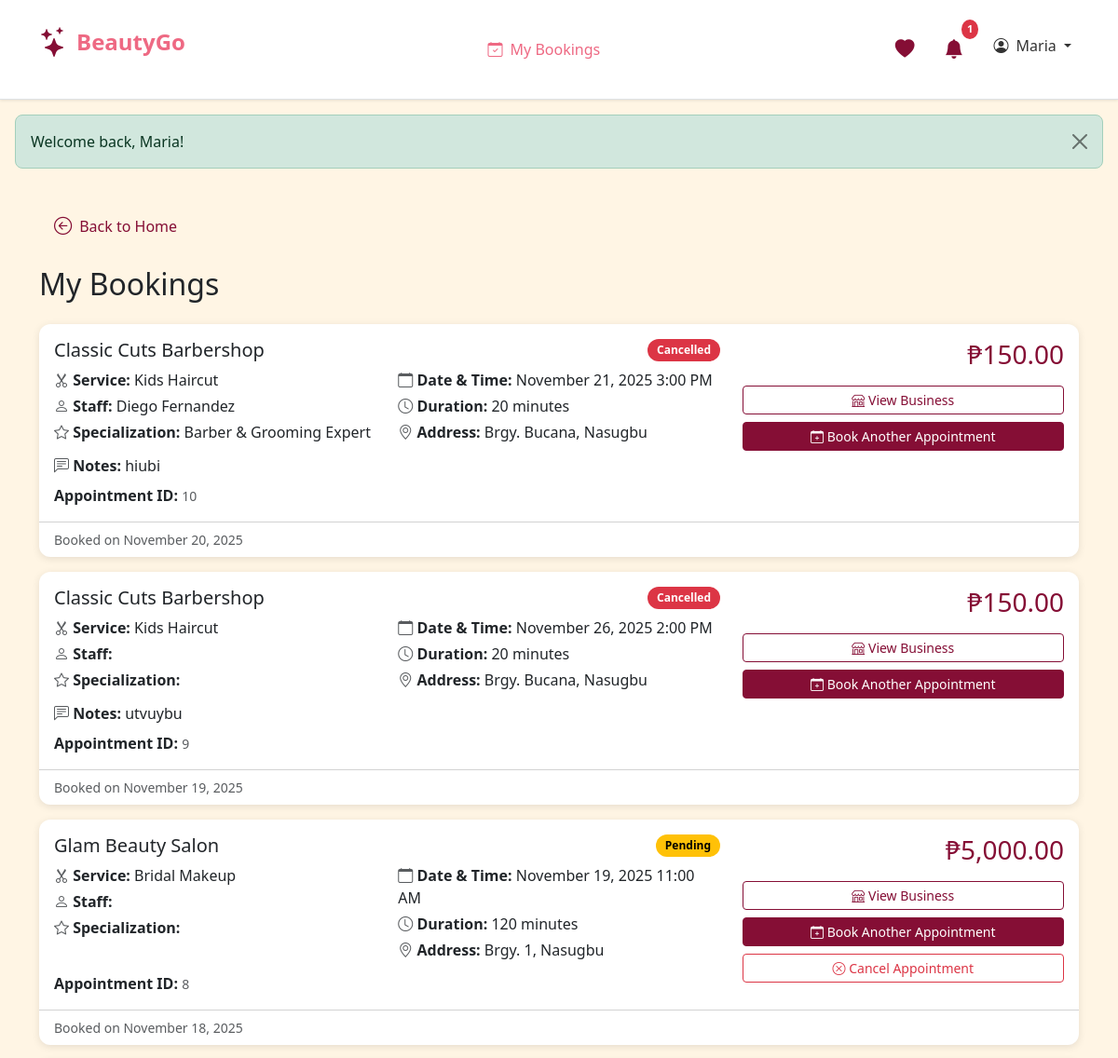
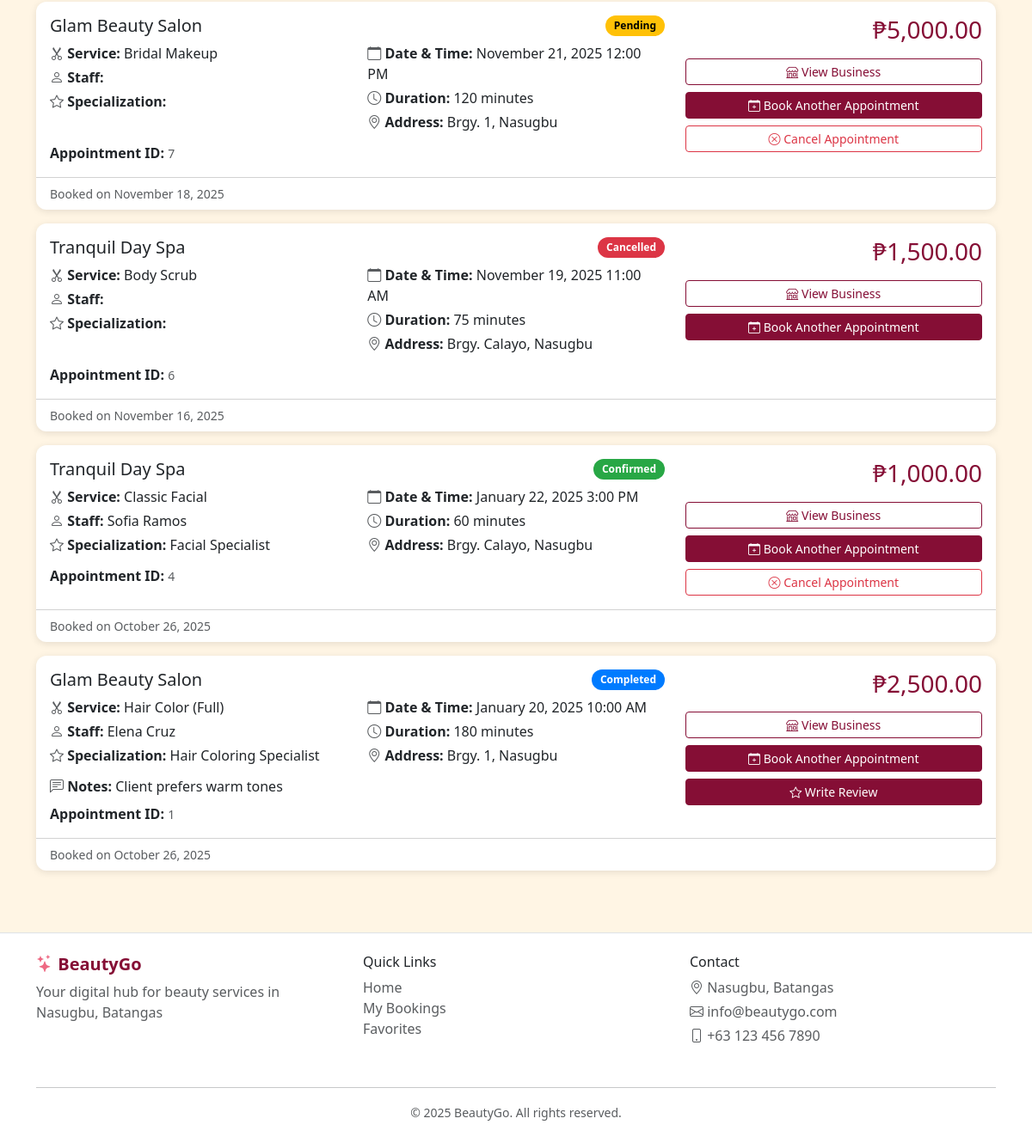
The app's page /my-bookings.php (signed in) with its own data (2 pictures, top to bottom).
### tables this page shows
CREATE TABLE `customers` (
  `customer_id` int(11) NOT NULL,
  `fname` varchar(255) DEFAULT NULL,
  `mname` varchar(255) DEFAULT NULL,
  `surname` varchar(255) DEFAULT NULL,
  `cstmr_num` varchar(255) DEFAULT NULL,
  `cstmr_email` varchar(255) DEFAULT NULL,
  `cstmr_password` varchar(255) DEFAULT NULL,
  `cstmr_address` varchar(255) DEFAULT NULL,
  `registration_date` timestamp NOT NULL DEFAULT current_timestamp(),
  `profile_pic` longblob DEFAULT NULL
);

CREATE TABLE `appointments` (
  `appointment_id` int(11) NOT NULL,
  `customer_id` int(11) NOT NULL,
  `employ_id` int(11) DEFAULT NULL,
  `service_id` int(11) NOT NULL,
  `set_date` timestamp NULL DEFAULT current_timestamp() COMMENT 'when it was created',
  `appoint_date` datetime NOT NULL COMMENT 'Combined date and time of appointment',
  `end_date` datetime DEFAULT NULL COMMENT 'when the appointment changed status to completed',
  `appoint_status` varchar(255) NOT NULL COMMENT 'pending, confirmed, cancelled, completed',
  `appoint_desc` text DEFAULT NULL
);

CREATE TABLE `businesses` (
  `business_id` int(11) NOT NULL,
  `business_name` varchar(255) DEFAULT NULL,
  `business_type` varchar(255) DEFAULT NULL,
  `business_desc` text DEFAULT NULL,
  `business_num` varchar(255) DEFAULT NULL,
  `business_email` varchar(255) DEFAULT NULL,
  `business_password` varchar(255) DEFAULT NULL,
  `business_address` varchar(255) DEFAULT NULL,
  `opening_hour` time NOT NULL,
  `closing_hour` time NOT NULL,
  `city` varchar(50) NOT NULL,
  `location` point DEFAULT NULL
);

CREATE TABLE `services` (
  `service_id` int(11) NOT NULL,
  `business_id` int(11) DEFAULT NULL,
  `service_name` varchar(255) DEFAULT NULL,
  `service_type` varchar(255) DEFAULT NULL,
  `service_desc` text DEFAULT NULL,
  `cost` decimal(10,2) DEFAULT NULL COMMENT 'Price in PHP',
  `duration` int(11) DEFAULT NULL COMMENT 'Duration in minutes'
);

CREATE TABLE `employees` (
  `employ_id` int(11) NOT NULL,
  `service_id` int(11) DEFAULT NULL,
  `business_id` int(11) DEFAULT NULL,
  `employ_fname` varchar(255) NOT NULL,
  `employ_lname` varchar(255) NOT NULL,
  `employ_bio` text DEFAULT NULL,
  `specialization` varchar(50) NOT NULL,
  `skills` varchar(255) NOT NULL,
  `employ_status` varchar(255) NOT NULL,
  `employ_img` longblob DEFAULT NULL
);

### my-bookings.php (the view, shortened to what the rows shown need)
<?php
require_once 'backend/function_utilities.php';
require_once 'backend/function_customers.php';
require_once 'backend/function_appointments.php';
require_once 'backend/function_notifications.php';
$customer = getCurrentCustomer();
$appointments = getCustomerAppointments($customer['customer_id']);
usort($appointments, function($a, $b) {
    return strtotime($b['set_date']) - strtotime($a['set_date']);
});
include 'includes/header.php';
?>
<link rel="stylesheet" href="css/styles.css">
<main>
    <div class="container my-4">
        <h2 class="mb-4">My Bookings</h2>
        <?php if (empty($appointments)): ?>
            <div class="card">
                <div class="card-body">
                    <div class="empty-state">
                        <i class="bi bi-calendar-x"></i>
                        <h4>No Appointments Yet</h4>
                        <p>You haven't made any appointments. Browse our businesses to get started!</p>
                        <a href="index.php" class="btn btn-primary">Browse Businesses</a>
                    </div>
                </div>
            </div>
        <?php else: ?>
            <?php foreach ($appointments as $appointment): ?>
                <div class="card mb-3">
                    <div class="card-body">
                        <div class="row">
                            <div class="col-md-8">
                                <div class="d-flex justify-content-between align-items-start mb-2">
                                    <h5 class="mb-0"><?php echo htmlspecialchars($appointment['business_name']); ?></h5>
                                    <span class="badge status-<?php echo $appointment['appoint_status']; ?>">
                                        <?php echo ucfirst($appointment['appoint_status']); ?>
                                    </span>
                                </div>
                                <div class="row mb-2">
                                    <div class="col-md-6">
                                        <p class="mb-1">
                                            <i class="bi bi-scissors text-muted"></i>
                                            <strong>Service:</strong> <?php echo htmlspecialchars($appointment['service_name']); ?>
                                        </p>
                                        <p class="mb-1">
                                            <i class="bi bi-person text-muted"></i>
                                            <strong>Staff:</strong> <?php echo htmlspecialchars($appointment['staff_fname'] . ' ' . $appointment['staff_lname']); ?>
                                        </p>
                                        <p class="mb-1">
                                            <i class="bi bi-star text-muted"></i>
                                            <strong>Specialization:</strong> <?php echo htmlspecialchars($appointment['specialization']); ?>
                                        </p>
                                    </div>
                                    <div class="col-md-6">
                                        <p class="mb-1">
                                            <i class="bi bi-calendar text-muted"></i>
                                            <strong>Date & Time:</strong> <?php echo formatDateTime($appointment['appoint_date']); ?>
                                        </p>
                                        <p class="mb-1">
                                            <i class="bi bi-clock text-muted"></i>
                                            <strong>Duration:</strong> <?php echo $appointment['duration']; ?> minutes
                                        </p>
                                        <p class="mb-1">
                                            <i class="bi bi-geo-alt text-muted"></i>
                                            <strong>Address:</strong> <?php echo htmlspecialchars($appointment['business_address']); ?>
                                        </p>
                                    </div>
                                </div>
                                <?php if (!empty($appointment['appoint_desc'])): ?>
                                    <p class="mb-1">
                                        <i class="bi bi-chat-left-text text-muted"></i>
                                        <strong>Notes:</strong> <?php echo htmlspecialchars($appointment['appoint_desc']); ?>
                                    </p>
                                <?php endif; ?>
                                <p class="mb-0 mt-2">
                                    <strong>Appointment ID:</strong> <small class="text-muted"><?php echo $appointment['appointment_id']; ?></small>
                                </p>
                            </div>
                            <div class="col-md-4 text-end">
                                <div class="mb-3">
                                    <h3 style="color: var(--color-burgundy);">₱<?php echo number_format($appointment['cost'], 2); ?></h3>
                                </div>
                                <div class="d-grid gap-2">
                                    <a href="business-detail.php?id=<?php echo $appointment['business_id']; ?>" class="btn btn-outline-primary btn-sm">
                                        <i class="bi bi-shop"></i> View Business
                                    </a>
                                    <a href="booking.php?business_id=<?php echo $appointment['business_id']; ?>" class="btn btn-primary btn-sm">
                                        <i class="bi bi-calendar-plus"></i> Book Another Appointment
                                    </a>
                                    <?php if ($appointment['appoint_status'] == 'pending' || $appointment['appoint_status'] == 'confirmed'): ?>
                                        <button class="btn btn-outline-danger btn-sm" onclick="if(confirm('Cancel this appointment?')) { updateAppointmentStatus('<?php echo $appointment['appointment_id']; ?>', 'cancelled'); }">
                                            <i class="bi bi-x-circle"></i> Cancel Appointment
                                        </button>
                                    <?php endif; ?>
                                    <?php if ($appointment['appoint_status'] == 'completed'): ?>
                                        <button class="btn btn-primary btn-sm" data-bs-toggle="modal" data-bs-target="#reviewModal<?php echo $appointment['appointment_id']; ?>">
                                            <i class="bi bi-star"></i> Write Review
                                        </button>
                                    <?php endif; ?>
                                </div>
                            </div>
                        </div>
                    </div>
                    <div class="card-footer bg-transparent text-muted small">
                        Booked on <?php echo formatDate($appointment['set_date']); ?>
                    </div>
                </div>
            <?php endforeach; ?>
        <?php endif; ?>
    </div>
</main>
<?php include 'includes/footer.php'; ?>

### includes/header.php (shortened to what the rows shown need)
<!DOCTYPE html>
<html lang="en">
<head>
    <link href="https://cdn.jsdelivr.net/npm/bootstrap@5.3.0/dist/css/bootstrap.min.css" rel="stylesheet">
    <link rel="stylesheet" href="https://cdn.jsdelivr.net/npm/bootstrap-icons@1.10.0/font/bootstrap-icons.css">
    <link rel="stylesheet" href="css/styles.css?v=<?php echo time(); ?>">
</head>
<body>
    <nav class="navbar navbar-expand-lg navbar-light bg-white border-bottom sticky-top">
        <div class="container">
            <div class="collapse navbar-collapse" id="navbarNav">
                <ul class="navbar-nav">
                    <?php if (isLoggedIn()): ?>
                        <?php
                        if (isBusinessLoggedIn()) {
                            $currentUser = getCurrentBusiness();
                            $displayName = $currentUser['business_name'] ?? 'Business';
                        } else {
                            $currentUser = getCurrentCustomer();
                            $displayName = $currentUser['fname'] ?? 'User';
                        }
                        ?>
                        <?php if (isCustomerLoggedIn()): ?>
                            <?php
                            $unreadCount = function_exists('countUnreadNotifications') ? countUnreadNotifications($currentUser['customer_id']) : 0;
                            ?>
                            <li class="nav-item dropdown me-3">
                                <a class="nav-link position-relative" href="#" id="notificationDropdown" role="button" data-bs-toggle="dropdown" aria-expanded="false">
                                    <i class="bi bi-bell-fill notification-bell"></i>
                                    <?php if ($unreadCount > 0): ?>
                                        <span class="notification-badge"><?php echo $unreadCount; ?></span>
                                    <?php endif; ?>
                                </a>
                            </li>
                        <?php endif; ?>
                        <?php if (isBusinessLoggedIn()): ?>
                            <li class="nav-item dropdown">
                                <a class="nav-link dropdown-toggle" href="#" id="businessDropdown" role="button" data-bs-toggle="dropdown" aria-expanded="false">
                                    <i class="bi bi-buildings"></i> <?php echo htmlspecialchars($displayName); ?>
                                </a>
                                <ul class="dropdown-menu dropdown-menu-end" aria-labelledby="businessDropdown">
                                    <li><a class="dropdown-item" href="business-dashboard.php"><i class="bi bi-speedometer2"></i> Dashboard</a></li>
                                    <li><a class="dropdown-item" href="business-profile.php"><i class="bi bi-person-circle"></i> Profile</a></li>
                                    <li><hr class="dropdown-divider"></li>
                                    <li>
                                        <form action="backend/auth.php" method="POST" class="d-inline">
                                            <input type="hidden" name="action" value="logout">
                                            <button type="submit" class="dropdown-item text-danger"><i class="bi bi-box-arrow-right"></i> Logout</button>
                                        </form>
                                    </li>
                                </ul>
                            </li>
                        <?php else: ?>
                            <li class="nav-item dropdown">
                                <a class="nav-link dropdown-toggle" href="#" id="userDropdown" role="button" data-bs-toggle="dropdown" aria-expanded="false">
                                    <i class="bi bi-person-circle"></i> <?php echo htmlspecialchars($displayName); ?>
                                </a>
                            </li>
                        <?php endif; ?>
                    <?php endif; ?>
                </ul>
            </div>
        </div>
    </nav>

### records on screen
customers: customer_id "1", fname "Maria"
appointments: businesses.business_name "Classic Cuts Barbershop", appoint_status "Cancelled", service.service_name "Kids Haircut", employ.employ_lname "Diego Fernandez", employ.specialization "Barber & Grooming Expert", appoint_date "November 21, 2025 3:00 PM", service.duration "20", businesses.business_address "Brgy. Bucana, Nasugbu", appoint_desc "hiubi", appointment_id "10", service.cost "150.00", set_date "November 20, 2025"
appointments: businesses.business_name "Classic Cuts Barbershop", appoint_status "Cancelled", service.service_name "Kids Haircut", appoint_date "November 26, 2025 2:00 PM", service.duration "20", businesses.business_address "Brgy. Bucana, Nasugbu", appoint_desc "utvuybu", appointment_id "9", service.cost "150.00", set_date "November 19, 2025"
appointments: businesses.business_name "Glam Beauty Salon", appoint_status "Pending", service.service_name "Bridal Makeup", appoint_date "November 19, 2025 11:00 AM", service.duration "120", businesses.business_address "Brgy. 1, Nasugbu", appointment_id "8", service.cost "5,000.00", set_date "November 18, 2025"
appointments: businesses.business_name "Glam Beauty Salon", appoint_status "Pending", service.service_name "Bridal Makeup", appoint_date "November 21, 2025 12:00 PM", service.duration "120", businesses.business_address "Brgy. 1, Nasugbu", appointment_id "7", service.cost "5,000.00", set_date "November 18, 2025"
appointments: businesses.business_name "Tranquil Day Spa", appoint_status "Cancelled", service.service_name "Body Scrub", appoint_date "November 19, 2025 11:00 AM", service.duration "75", businesses.business_address "Brgy. Calayo, Nasugbu", appointment_id "6", service.cost "1,500.00", set_date "November 16, 2025"
appointments: businesses.business_name "Tranquil Day Spa", appoint_status "Confirmed", service.service_name "Classic Facial", employ.employ_lname "Sofia Ramos", employ.specialization "Facial Specialist", appoint_date "January 22, 2025 3:00 PM", service.duration "60", businesses.business_address "Brgy. Calayo, Nasugbu", appointment_id "4", service.cost "1,000.00", set_date "October 26, 2025"
appointments: businesses.business_name "Glam Beauty Salon", appoint_status "Completed", service.service_name "Hair Color (Full)", employ.employ_lname "Elena Cruz", employ.specialization "Hair Coloring Specialist", appoint_date "January 20, 2025 10:00 AM", service.duration "180", businesses.business_address "Brgy. 1, Nasugbu", appoint_desc "Client prefers warm tones", appointment_id "1", service.cost "2,500.00", set_date "October 26, 2025"

### other values on screen
$_SESSION['success'] "Welcome back, Maria!"
